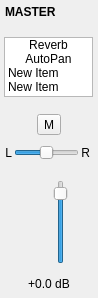
<?xml version="1.0" encoding="UTF-8"?>
<ui version="4.0">
 <class>MixerMasterWidget</class>
 <widget class="QWidget" name="MixerMasterWidget">
  <property name="geometry">
   <rect>
    <x>0</x>
    <y>0</y>
    <width>98</width>
    <height>298</height>
   </rect>
  </property>
  <property name="windowTitle">
   <string>Form</string>
  </property>
  <layout class="QVBoxLayout" name="verticalLayout">
   <property name="spacing">
    <number>0</number>
   </property>
   <property name="leftMargin">
    <number>0</number>
   </property>
   <property name="topMargin">
    <number>0</number>
   </property>
   <property name="rightMargin">
    <number>0</number>
   </property>
   <property name="bottomMargin">
    <number>0</number>
   </property>
   <item>
    <widget class="QWidget" name="channelContainer" native="true">
     <layout class="QVBoxLayout" name="verticalLayout_2">
      <property name="spacing">
       <number>5</number>
      </property>
      <property name="leftMargin">
       <number>0</number>
      </property>
      <property name="topMargin">
       <number>0</number>
      </property>
      <property name="rightMargin">
       <number>0</number>
      </property>
      <property name="bottomMargin">
       <number>5</number>
      </property>
      <item>
       <widget class="QWidget" name="titleSection" native="true">
        <property name="sizePolicy">
         <sizepolicy hsizetype="Preferred" vsizetype="Minimum">
          <horstretch>0</horstretch>
          <verstretch>0</verstretch>
         </sizepolicy>
        </property>
        <layout class="QHBoxLayout" name="horizontalLayout_2">
         <property name="spacing">
          <number>6</number>
         </property>
         <property name="leftMargin">
          <number>5</number>
         </property>
         <property name="topMargin">
          <number>5</number>
         </property>
         <property name="bottomMargin">
          <number>1</number>
         </property>
         <item>
          <widget class="QLabel" name="title">
           <property name="sizePolicy">
            <sizepolicy hsizetype="Expanding" vsizetype="Minimum">
             <horstretch>0</horstretch>
             <verstretch>0</verstretch>
            </sizepolicy>
           </property>
           <property name="minimumSize">
            <size>
             <width>0</width>
             <height>19</height>
            </size>
           </property>
           <property name="font">
            <font>
             <weight>75</weight>
             <bold>true</bold>
            </font>
           </property>
           <property name="text">
            <string>MASTER</string>
           </property>
           <property name="alignment">
            <set>Qt::AlignLeading|Qt::AlignLeft|Qt::AlignTop</set>
           </property>
           <property name="wordWrap">
            <bool>true</bool>
           </property>
          </widget>
         </item>
        </layout>
       </widget>
      </item>
      <item>
       <widget class="QWidget" name="effectsSection" native="true">
        <property name="minimumSize">
         <size>
          <width>0</width>
          <height>50</height>
         </size>
        </property>
        <layout class="QVBoxLayout" name="verticalLayout_3">
         <property name="spacing">
          <number>5</number>
         </property>
         <property name="leftMargin">
          <number>4</number>
         </property>
         <property name="topMargin">
          <number>0</number>
         </property>
         <property name="rightMargin">
          <number>5</number>
         </property>
         <property name="bottomMargin">
          <number>5</number>
         </property>
         <item>
          <widget class="QListWidget" name="effectsList">
           <property name="sizePolicy">
            <sizepolicy hsizetype="Preferred" vsizetype="Expanding">
             <horstretch>0</horstretch>
             <verstretch>0</verstretch>
            </sizepolicy>
           </property>
           <property name="minimumSize">
            <size>
             <width>89</width>
             <height>0</height>
            </size>
           </property>
           <property name="maximumSize">
            <size>
             <width>16777215</width>
             <height>60</height>
            </size>
           </property>
           <property name="verticalScrollBarPolicy">
            <enum>Qt::ScrollBarAlwaysOff</enum>
           </property>
           <property name="horizontalScrollBarPolicy">
            <enum>Qt::ScrollBarAlwaysOff</enum>
           </property>
           <property name="dragDropMode">
            <enum>QAbstractItemView::InternalMove</enum>
           </property>
           <property name="defaultDropAction">
            <enum>Qt::MoveAction</enum>
           </property>
           <item>
            <property name="text">
             <string>Reverb</string>
            </property>
            <property name="textAlignment">
             <set>AlignCenter</set>
            </property>
           </item>
           <item>
            <property name="text">
             <string>AutoPan</string>
            </property>
            <property name="textAlignment">
             <set>AlignCenter</set>
            </property>
           </item>
           <item>
            <property name="text">
             <string>New Item</string>
            </property>
           </item>
           <item>
            <property name="text">
             <string>New Item</string>
            </property>
           </item>
           <item>
            <property name="text">
             <string>New Item</string>
            </property>
           </item>
           <item>
            <property name="text">
             <string>New Item</string>
            </property>
           </item>
           <item>
            <property name="text">
             <string>New Item</string>
            </property>
           </item>
          </widget>
         </item>
        </layout>
       </widget>
      </item>
      <item>
       <widget class="QWidget" name="muteSoloSection" native="true">
        <property name="sizePolicy">
         <sizepolicy hsizetype="Preferred" vsizetype="Preferred">
          <horstretch>0</horstretch>
          <verstretch>0</verstretch>
         </sizepolicy>
        </property>
        <layout class="QHBoxLayout" name="horizontalLayout_3">
         <property name="spacing">
          <number>5</number>
         </property>
         <property name="leftMargin">
          <number>5</number>
         </property>
         <property name="topMargin">
          <number>0</number>
         </property>
         <property name="rightMargin">
          <number>5</number>
         </property>
         <property name="bottomMargin">
          <number>5</number>
         </property>
         <item>
          <widget class="QToolButton" name="muteButton">
           <property name="minimumSize">
            <size>
             <width>22</width>
             <height>0</height>
            </size>
           </property>
           <property name="text">
            <string>M</string>
           </property>
           <property name="checkable">
            <bool>true</bool>
           </property>
          </widget>
         </item>
        </layout>
       </widget>
      </item>
      <item>
       <widget class="QWidget" name="panSection" native="true">
        <layout class="QVBoxLayout" name="verticalLayout_4">
         <property name="spacing">
          <number>5</number>
         </property>
         <property name="leftMargin">
          <number>0</number>
         </property>
         <property name="topMargin">
          <number>0</number>
         </property>
         <property name="rightMargin">
          <number>5</number>
         </property>
         <property name="bottomMargin">
          <number>5</number>
         </property>
         <item>
          <layout class="QHBoxLayout" name="horizontalLayout_5">
           <property name="spacing">
            <number>2</number>
           </property>
           <property name="leftMargin">
            <number>5</number>
           </property>
           <property name="topMargin">
            <number>0</number>
           </property>
           <property name="rightMargin">
            <number>3</number>
           </property>
           <property name="bottomMargin">
            <number>5</number>
           </property>
           <item>
            <widget class="QLabel" name="leftLabel">
             <property name="sizePolicy">
              <sizepolicy hsizetype="Minimum" vsizetype="Preferred">
               <horstretch>0</horstretch>
               <verstretch>0</verstretch>
              </sizepolicy>
             </property>
             <property name="text">
              <string>L</string>
             </property>
             <property name="alignment">
              <set>Qt::AlignRight|Qt::AlignTrailing|Qt::AlignVCenter</set>
             </property>
             <property name="indent">
              <number>0</number>
             </property>
            </widget>
           </item>
           <item>
            <widget class="QSlider" name="panSlider">
             <property name="minimum">
              <number>-100</number>
             </property>
             <property name="maximum">
              <number>100</number>
             </property>
             <property name="orientation">
              <enum>Qt::Horizontal</enum>
             </property>
             <property name="invertedAppearance">
              <bool>false</bool>
             </property>
             <property name="invertedControls">
              <bool>false</bool>
             </property>
            </widget>
           </item>
           <item>
            <widget class="QLabel" name="rightLabel">
             <property name="sizePolicy">
              <sizepolicy hsizetype="Minimum" vsizetype="Preferred">
               <horstretch>0</horstretch>
               <verstretch>0</verstretch>
              </sizepolicy>
             </property>
             <property name="text">
              <string>R</string>
             </property>
             <property name="alignment">
              <set>Qt::AlignRight|Qt::AlignTrailing|Qt::AlignVCenter</set>
             </property>
             <property name="indent">
              <number>0</number>
             </property>
            </widget>
           </item>
          </layout>
         </item>
        </layout>
       </widget>
      </item>
      <item>
       <layout class="QHBoxLayout" name="horizontalLayout">
        <property name="spacing">
         <number>5</number>
        </property>
        <property name="leftMargin">
         <number>5</number>
        </property>
        <property name="topMargin">
         <number>5</number>
        </property>
        <property name="rightMargin">
         <number>5</number>
        </property>
        <property name="bottomMargin">
         <number>5</number>
        </property>
        <item>
         <spacer name="horizontalSpacer">
          <property name="orientation">
           <enum>Qt::Horizontal</enum>
          </property>
          <property name="sizeHint" stdset="0">
           <size>
            <width>40</width>
            <height>20</height>
           </size>
          </property>
         </spacer>
        </item>
        <item>
         <widget class="HorizonMeter" name="channelMeter" native="true">
          <property name="sizePolicy">
           <sizepolicy hsizetype="Expanding" vsizetype="Preferred">
            <horstretch>0</horstretch>
            <verstretch>0</verstretch>
           </sizepolicy>
          </property>
          <property name="minimumSize">
           <size>
            <width>20</width>
            <height>0</height>
           </size>
          </property>
          <property name="maximumSize">
           <size>
            <width>100</width>
            <height>16777215</height>
           </size>
          </property>
         </widget>
        </item>
        <item>
         <widget class="QSlider" name="gainSlider">
          <property name="sizePolicy">
           <sizepolicy hsizetype="Preferred" vsizetype="Expanding">
            <horstretch>0</horstretch>
            <verstretch>0</verstretch>
           </sizepolicy>
          </property>
          <property name="minimumSize">
           <size>
            <width>30</width>
            <height>0</height>
           </size>
          </property>
          <property name="minimum">
           <number>-6900</number>
          </property>
          <property name="maximum">
           <number>600</number>
          </property>
          <property name="singleStep">
           <number>100</number>
          </property>
          <property name="value">
           <number>0</number>
          </property>
          <property name="orientation">
           <enum>Qt::Vertical</enum>
          </property>
         </widget>
        </item>
        <item>
         <spacer name="horizontalSpacer_2">
          <property name="orientation">
           <enum>Qt::Horizontal</enum>
          </property>
          <property name="sizeHint" stdset="0">
           <size>
            <width>40</width>
            <height>20</height>
           </size>
          </property>
         </spacer>
        </item>
       </layout>
      </item>
      <item>
       <widget class="QLabel" name="gainLabel">
        <property name="minimumSize">
         <size>
          <width>0</width>
          <height>19</height>
         </size>
        </property>
        <property name="text">
         <string>+0.0 dB</string>
        </property>
        <property name="alignment">
         <set>Qt::AlignCenter</set>
        </property>
       </widget>
      </item>
     </layout>
    </widget>
   </item>
  </layout>
 </widget>
 <customwidgets>
  <customwidget>
   <class>HorizonMeter</class>
   <extends>QWidget</extends>
   <header location="global">gui/ui_controls/horizonmeter.h</header>
   <container>1</container>
  </customwidget>
 </customwidgets>
 <resources/>
 <connections/>
</ui>
